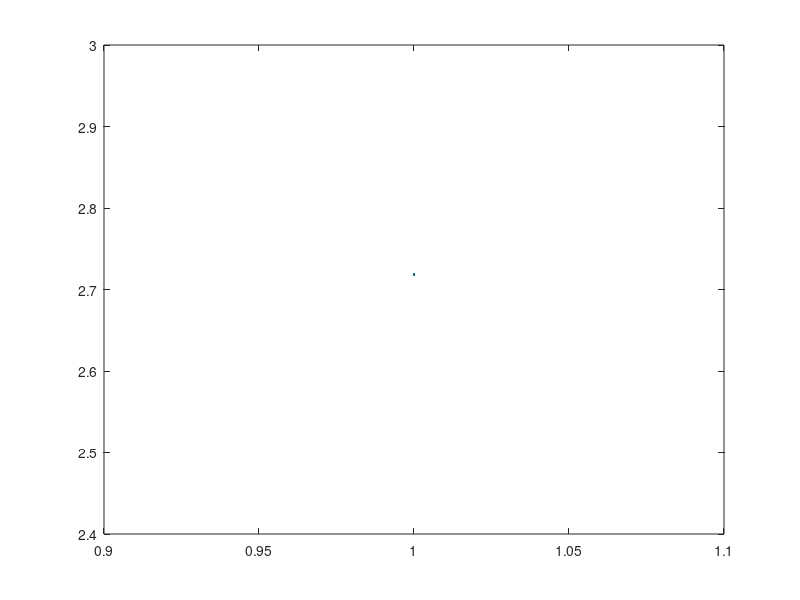

Write MATLAB code to recreate this figure. (Note: this script raises an error after producing the figure.)
figure(2);
plot(e);
ind_s=25000;
ind_e=32000;

plot(Omega(ind_s:ind_e),e(ind_s:ind_e));
xlabel('Angular velocity\omega(rad/s)');
ylabel('Induced emf e_M (V)');
